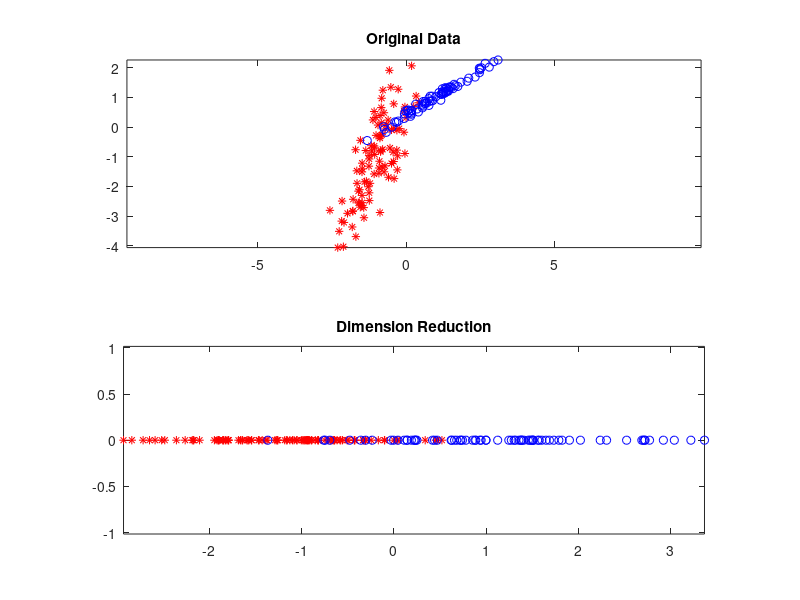

Source code (MATLAB):
%% Fisher Linear Discriminant Analysis (LDA)
% Another sort of dimension reduction technique that lends itself well
% to accurate classification of data.
%
% Measures separability of the projections.

clear all, close all,

% Generate n-dimensional data vectors from 2 Gaussian pdfs
n = 2; 
N1 = 100; mu1 = -1*ones(n,1); A1 = 3*(rand(n,n)-0.5); %S1 = A*A';
N2 = 75; mu2 = 1*ones(n,1); A2 = 2*(rand(n,n)-0.5);
x1 = A1*randn(n,N1)+mu1*ones(1,N1);
x2 = A2*randn(n,N2)+mu2*ones(1,N2);

% Estimate mean vectors and covariance matrices from samples
mu1hat = mean(x1,2); S1hat = cov(x1');
mu2hat = mean(x2,2); S2hat = cov(x2');

% Calculate the between/within-class scatter matrices
Sb = (mu1hat-mu2hat)*(mu1hat-mu2hat)';
Sw = S1hat + S2hat;

% Solve for the Fisher LDA projection vector (in w) by finding the largest
% eigenvalue and its vector pair of inv(Sw)*Sb
[V,D] = eig(inv(Sw)*Sb);
[~,ind] = sort(diag(D),'descend');
w = V(:,ind(1)); % Fisher LDA projection vector (vector corresponding to largest
                    % eigenvalue.

% Linearly project the data from both categories on to w
y1 = w'*x1;
y2 = w'*x2;

% Plot the data before and after linear projection
figure(1),
subplot(2,1,1), plot(x1(1,:),x1(2,:),'r*'); hold on;
plot(x2(1,:),x2(2,:),'bo'); axis equal, 
title("Original Data");
subplot(2,1,2), plot(y1(1,:),zeros(1,N1),'r*'); hold on;
plot(y2(1,:),zeros(1,N2),'bo'); axis equal,
title("Dimension Reduction");






